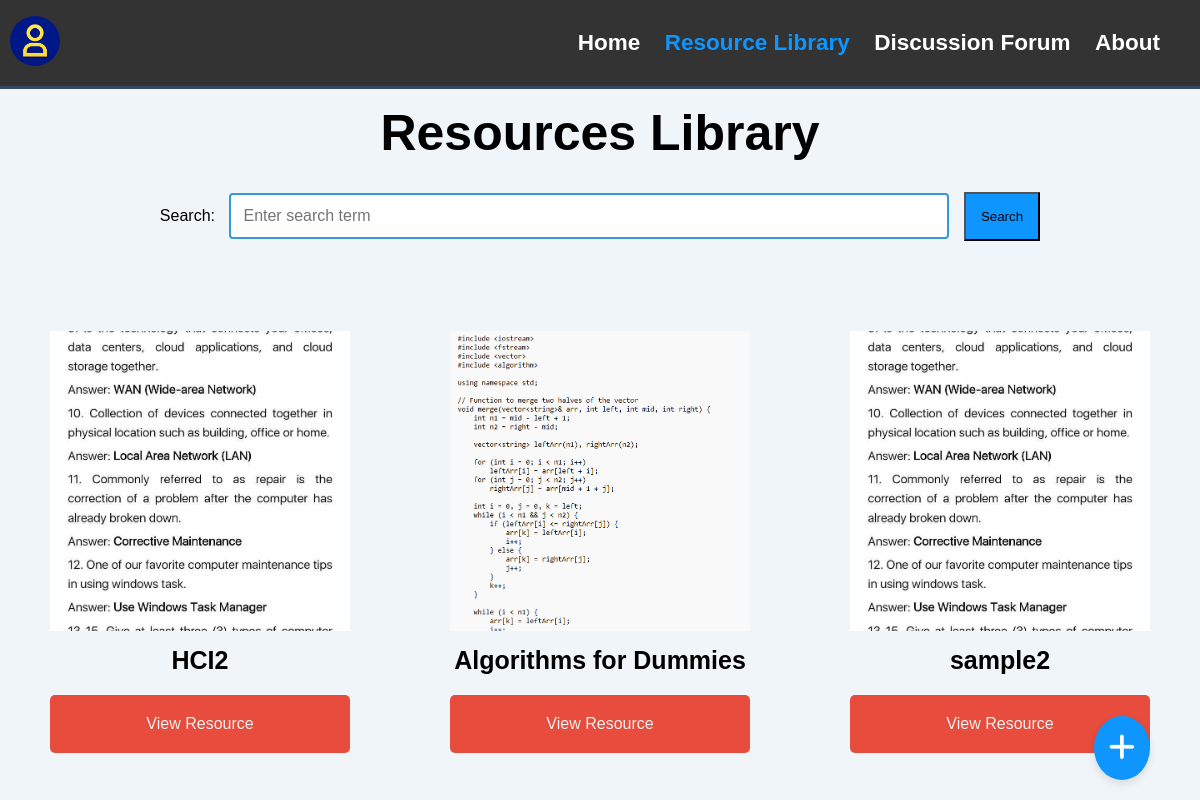
The app's page /resources.php with its own data.
### tables this page shows
CREATE TABLE `resources` (
  `resource_id` int(11) NOT NULL,
  `user_id` int(11) NOT NULL,
  `resource_title` varchar(255) DEFAULT NULL,
  `resource_category` varchar(255) DEFAULT NULL,
  `resource_file` longblob DEFAULT NULL,
  `resource_link` varchar(500) DEFAULT NULL,
  `resource_picture` longblob NOT NULL
);

### resources.php (the view, shortened to what this page needs)
<?php
include 'connect.php';
$query = "SELECT r.*, u.username AS uploader_name, u.username AS uploader_username, u.year
          FROM resources r
          JOIN users u ON r.user_id = u.user_id";
$stmt = $pdo->query($query);
$resources = $stmt->fetchAll(PDO::FETCH_ASSOC);
?>
<!DOCTYPE html>
<html lang="en">
<head>
    <link rel="stylesheet" href="https://cdnjs.cloudflare.com/ajax/libs/font-awesome/6.0.0/css/all.min.css">
</head>
<body>
    <header>
        <div class="profile-icon dropdown">
            <?php
if (isset($_SESSION['profile_picture']) && !empty($_SESSION['profile_picture'])) {
    echo '<img src="' . htmlspecialchars($_SESSION['profile_picture']) . '" alt="User Profile" class="profile-image" style="width: 50px; height: 50px;">';
} else {
    echo '<img src="img\default_profile_image.jpg" alt="Default Profile Image" class="profile-image" style="width: 50px; height: 50px;">';
}
?>
        </div>
        <nav>
            <a href="user_home.php">
                <h1>Home</h1>
            </a>
            <a href="resources.php">
                <h1><span style="color: #0f96fe;">Resource Library</span></h1>
            </a>
            <a href="forum_display.php">
                <h1>Discussion Forum</h1>
            </a>
            <a href="about.php">
                <h1>About</h1>
            </a>
        </nav>
    </header>
    <div class="head">
        <h1>Resources Library</h1>
    </div>
    <a href="#" class="submit-button" title="Submit Resources" onclick="toggleForm()">
        <i class="fas fa-plus"></i>
    </a>
    <form method="get" action="resources.php">
        <label for="search">Search:</label>
        <input type="text" name="search" id="search" placeholder="Enter search term">
        <button type="submit" class="search_btn">Search</button>
    </form>
    <div class="resources">
    <?php foreach ($resources as $resource) : ?>
        <div class="resource-details">
            <div class="container">
                <?php
                if (!empty($resource['resource_picture'])) {
                    echo '<img src="' . htmlspecialchars($resource['resource_picture']) . '" alt="Resource Image" class="resource-image" style="width: 300px; height: 300px;">';
                } else {
                    echo '<img src="default_image.jpg" alt="Default Resource Image" class="resource-image" style="width: 200px; height: 250px;">';
                }
                ?>
            </div>
            <div class="bot-details">
            <h3><?= htmlspecialchars($resource['resource_title']) ?></h3>
            </div>
            <div class="download-btn">
            <?php if (!empty($resource['resource_file'])) : ?>
                <p>
                    <a href="<?= htmlspecialchars($resource['resource_file']) ?>" target="_blank">
                        View Resource
                    </a>
                </p>
            <?php endif; ?>
        </div>
        </div>
    <?php endforeach; ?>
</div>
</body>
</html>

### resources.php (style rules this page uses)
* { margin: 0; padding: 0; box-sizing: border-box; text-decoration: none; }
body { font-family: "Arial", sans-serif; background-color: #f0f5f9; }
header { background-color: #333; color: #ecf0f1; padding: 10px; display: flex; justify-content: space-between; align-items: center; border-bottom: 3px solid #34495e; }
.profile-image { width: 100px; height: 100px; border-radius: 50%; object-fit: cover; }
nav { padding: 20px; text-align: center; }
nav a { display: inline-block; margin: 0 10px; text-decoration: none; font-size: 15px; font-weight: bold; }
nav a h1 { color: white; }
.head h1 { font-size: 50px; margin: 15px; text-align: center; }
.resources { margin: 50px; display: flex; flex-wrap: wrap; justify-content: space-between; text-align: center; }
.resource-details { position: relative; }
.resource-details h3 { font-size: 25px; color: black; }
.resource-details p { color: #ecf0f1; }
.resource-details p a { color: #ecf0f1; text-decoration: none; }
.resource-image { object-fit: cover; }
.bot-details { margin-top: 15px; text-align: center; }
.bot-details h3 { font-size: 25px; color: black; }
.download-btn { text-decoration: none; background-color: #e74c3c; color: #fff; border: none; padding: 20px; border-radius: 5px; cursor: pointer; margin-top: 20px; }
.submit-button { position: fixed; bottom: 20px; right: 50px; background-color: #0f96fe; color: #fff; border: none; border-radius: 50%; padding: 15px; font-size: 30px; cursor: pointer; box-shadow: 0 4px 8px rgba(0, 0, 0, 0.1); z-index: 999; }
form { margin-top: 30px; margin-bottom: 40px; text-align: center; }
label { margin-right: 10px; }
#search { padding: 12px; width: 60%; border: 2px solid #3498db; border-radius: 4px; outline: none; font-size: 16px; margin-right: 10px; }
.container { margin-top: 40px; position: relative; width: 300px; height: 300px; overflow: hidden; }
.search_btn { background-color: #0f96fe; padding: 15px; }

### records on screen
resources: resource_picture (picture), resource_title "HCI2"
resources: resource_picture (picture), resource_title "Algorithms for Dummies"
resources: resource_picture (picture), resource_title "sample2"
